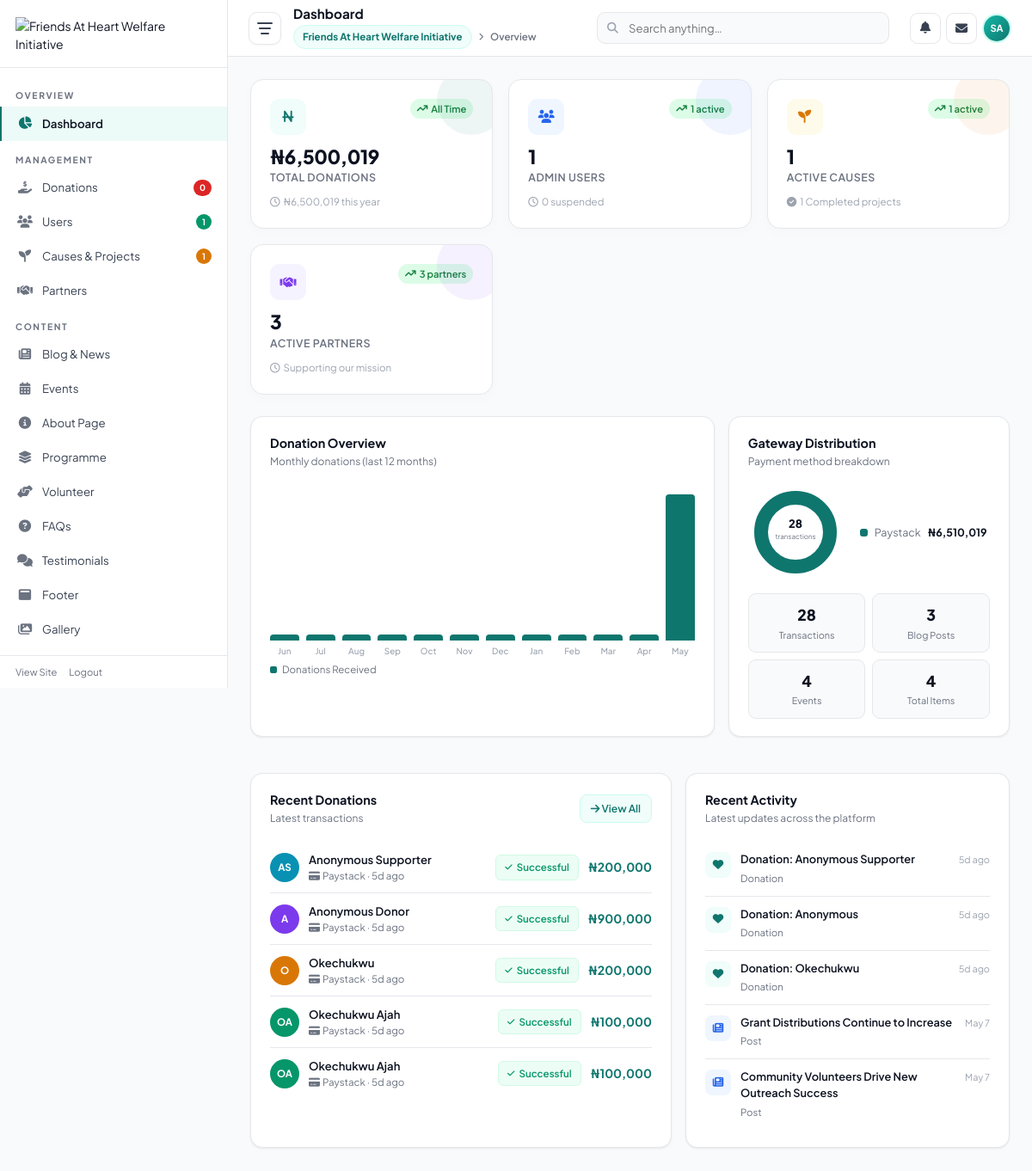
The page /admin/index.php (signed in) on the database its author committed.
### tables this page shows
CREATE TABLE posts (
    id BIGINT UNSIGNED AUTO_INCREMENT PRIMARY KEY,
    author_id BIGINT UNSIGNED NULL,
    primary_category_id BIGINT UNSIGNED NULL,
    title VARCHAR(190) NOT NULL,
    slug VARCHAR(190) NOT NULL UNIQUE,
    permalink_path VARCHAR(255) NOT NULL UNIQUE,
    excerpt TEXT NULL,
    content LONGTEXT NOT NULL,
    featured_image VARCHAR(255) NULL,
    category VARCHAR(120) NULL,
    author_name VARCHAR(120) NULL,
    status ENUM('draft', 'published', 'archived') DEFAULT 'draft',
    meta_title VARCHAR(190) NULL,
    meta_description VARCHAR(255) NULL,
    seo_keywords VARCHAR(255) NULL,
    canonical_url VARCHAR(255) NULL,
    published_at DATETIME NULL,
    created_at TIMESTAMP DEFAULT CURRENT_TIMESTAMP,
    updated_at TIMESTAMP DEFAULT CURRENT_TIMESTAMP ON UPDATE CURRENT_TIMESTAMP,
    CONSTRAINT fk_posts_author FOREIGN KEY (author_id) REFERENCES admins(id),
    CONSTRAINT fk_posts_primary_category FOREIGN KEY (primary_category_id) REFERENCES post_categories(id)
);

### admin/index.php (the view, shortened to what the rows shown need)
<?php
$dbAvail = Database::available();
$recentDonations = []; $recentPosts = []; $recentActivity = [];
if ($dbAvail) {
    $actPosts = Database::fetchAll("SELECT p.title AS item,'post' AS type,p.updated_at AS dt FROM posts p ORDER BY p.updated_at DESC LIMIT 3") ?: [];
    $actDonations = Database::fetchAll("SELECT CONCAT('Donation: ',COALESCE(donor_name,'Anonymous')) AS item,'donation' AS type,COALESCE(paid_at,created_at) AS dt FROM donations ORDER BY dt DESC LIMIT 3") ?: [];
    $merged = array_merge($actPosts, $actDonations);
    usort($merged, fn($a, $b) => strtotime((string)($b["dt"] ?? "")) <=> strtotime((string)($a["dt"] ?? "")));
    $recentActivity = array_slice($merged, 0, 5);
}
?>
<!DOCTYPE html>
<html lang="en">
<head>
<link rel="stylesheet" href="https://cdnjs.cloudflare.com/ajax/libs/font-awesome/6.5.1/css/all.min.css"/>
</head>
<body>
<div class="app">
<div class="main" id="main">
  <div class="content active" id="page-dashboard">
    <div class="two-col">
      <div class="card">
        <?php if ($recentActivity): ?>
        <div class="activity-list">
          <?php foreach ($recentActivity as $act): ?>
          <div class="act-row">
            <div class="act-icon <?php echo Helpers::e($act["type"] === "post" ? "info" : "login"); ?>"><i class="fas fa-<?php echo Helpers::e($act["type"] === "post" ? "newspaper" : "heart"); ?>"></i></div>
            <div class="act-body">
              <span class="act-title"><?php echo Helpers::e((string)$act["item"]); ?></span>
              <span class="act-desc"><?php echo Helpers::e(ucfirst((string)$act["type"])); ?></span>
            </div>
            <div class="act-time"><?php echo Helpers::e(Helpers::ta($act["dt"] ?? null)); ?></div>
          </div>
          <?php endforeach; ?>
        </div>
        <?php else: ?>
        <div class="empty-state"><i class="fas fa-clock"></i><p>No recent activity</p></div>
        <?php endif; ?>
      </div>
    </div>
  </div>
</div>
</div>
</body>
</html>

### rows shown on the page
posts: title "Grant Distributions Continue to Increase", type "Post", updated_at "May 7"
posts: title "Community Volunteers Drive New Outreach Success", type "Post", updated_at "May 7"

### other values the page prints
Helpers::e((string)$pendingReview) "0"
Helpers::e((string)$totalAdmins) "1"
Helpers::e((string)$publishedProgrammes) "1"
Helpers::e($siteName) "Friends At Heart Welfare Initiative"
Helpers::e($adminInitials) "SA"
Helpers::e(Helpers::fmt($totalDonationsAll)) "₦6,500,019"
Helpers::e(Helpers::fmt($totalDonationsYear)) "₦6,500,019"
Helpers::e($activeAdmins) "1"
Helpers::e($totalAdmins) "1"
Helpers::e($suspendedAdmins) "0"
Helpers::e($publishedProgrammes) "1"
$completedProgrammes "1"
Helpers::e($activePartners) "3"
Helpers::e($m["label"]) "Jun"
Helpers::e($m["label"]) "Jul"
